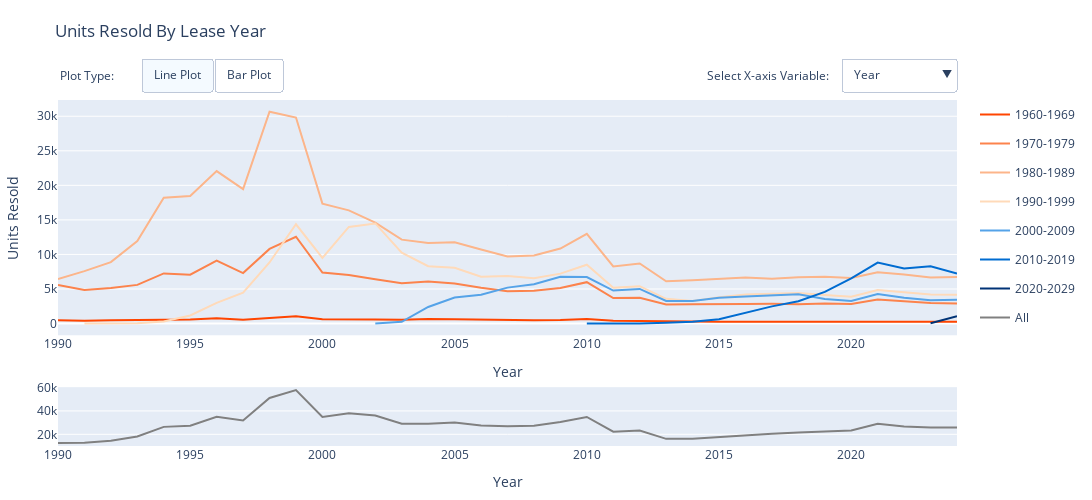

Notebook cell for this chart:
### Code cell
catplots(df_p, x_vars, 'lease_year_binned', 'Units Resold By Lease Year', 'count')

### Figure 1 — Plotly figure (JSON) as saved in the notebook; plotly's stock layout.template omitted (floating-point values rounded to 4 significant figures)
{"data": [{"legendgroup": "1960-1969", "line": {"color": "#ff4500"}, "mode": "lines", "name": "1960-1969", "showlegend": true, "type": "scatter", "visible": true, "x": [1990, 1991, 1992, 1993, 1994, 1995, 1996, 1997, 1998, 1999, 2000, 2001, 2002, 2003, 2004, 2005, 2006, 2007, 2008, 2009, 2010, 2011, 2012, 2013, 2014, 2015, 2016, 2017, 2018, 2019, 2020, 2021, 2022, 2023, 2024], "xaxis": "x", "y": [480, 415, 475, 533, 617, 581, 766, 547, 814, 1050, 633, 656, 598, 539, 667, 634, 565, 499, 470, 494, 642, 408, 364, 275, 268, 266, 264, 266, 219, 260, 261, 300, 280, 246, 251], "yaxis": "y"}, {"legendgroup": "1970-1979", "line": {"color": "#fc834c"}, "mode": "lines", "name": "1970-1979", "showlegend": true, "type": "scatter", "visible": true, "x": [1990, 1991, 1992, 1993, 1994, 1995, 1996, 1997, 1998, 1999, 2000, 2001, 2002, 2003, 2004, 2005, 2006, 2007, 2008, 2009, 2010, 2011, 2012, 2013, 2014, 2015, 2016, 2017, 2018, 2019, 2020, 2021, 2022, 2023, 2024], "xaxis": "x", "y": [5575, 4860, 5132, 5591, 7250, 7071, 9099, 7304, 10794, 12556, 7373, 7038, 6399, 5816, 6083, 5802, 5188, 4688, 4732, 5134, 5985, 3676, 3729, 2755, 2779, 2852, 2838, 2851, 2792, 2903, 2811, 3463, 3183, 2976, 2882], "yaxis": "y"}, {"legendgroup": "1980-1989", "line": {"color": "#fcb58a"}, "mode": "lines", "name": "1980-1989", "showlegend": true, "type": "scatter", "visible": true, "x": [1990, 1991, 1992, 1993, 1994, 1995, 1996, 1997, 1998, 1999, 2000, 2001, 2002, 2003, 2004, 2005, 2006, 2007, 2008, 2009, 2010, 2011, 2012, 2013, 2014, 2015, 2016, 2017, 2018, 2019, 2020, 2021, 2022, 2023, 2024], "xaxis": "x", "y": [6450, 7578, 8884, 11938, 18191, 18460, 22062, 19455, 30648, 29816, 17355, 16381, 14611, 12139, 11662, 11762, 10725, 9703, 9834, 10853, 12985, 8253, 8687, 6110, 6266, 6506, 6677, 6479, 6693, 6774, 6593, 7408, 7095, 6660, 6721], "yaxis": "y"}, {"legendgroup": "1990-1999", "line": {"color": "#ffdab9"}, "mode": "lines", "name": "1990-1999", "showlegend": true, "type": "scatter", "visible": true, "x": [1991, 1992, 1993, 1994, 1995, 1996, 1997, 1998, 1999, 2000, 2001, 2002, 2003, 2004, 2005, 2006, 2007, 2008, 2009, 2010, 2011, 2012, 2013, 2014, 2015, 2016, 2017, 2018, 2019, 2020, 2021, 2022, 2023, 2024], "xaxis": "x", "y": [1, 11, 53, 297, 1165, 2989, 4453, 8839, 14360, 9501, 13980, 14485, 10264, 8304, 8079, 6775, 6894, 6554, 7220, 8508, 5163, 5399, 3573, 3259, 3809, 4188, 4321, 4404, 4131, 3880, 4838, 4478, 4194, 4147], "yaxis": "y"}, {"legendgroup": "2000-2009", "line": {"color": "#55a3e8"}, "mode": "lines", "name": "2000-2009", "showlegend": true, "type": "scatter", "visible": true, "x": [2002, 2003, 2004, 2005, 2006, 2007, 2008, 2009, 2010, 2011, 2012, 2013, 2014, 2015, 2016, 2017, 2018, 2019, 2020, 2021, 2022, 2023, 2024], "xaxis": "x", "y": [5, 245, 2394, 3756, 4174, 5198, 5672, 6781, 6733, 4772, 5010, 3255, 3252, 3718, 3905, 4111, 4230, 3542, 3248, 4265, 3725, 3366, 3436], "yaxis": "y"}, {"legendgroup": "2010-2019", "line": {"color": "#006cd1"}, "mode": "lines", "name": "2010-2019", "showlegend": true, "type": "scatter", "visible": true, "x": [2010, 2011, 2012, 2013, 2014, 2015, 2016, 2017, 2018, 2019, 2020, 2021, 2022, 2023, 2024], "xaxis": "x", "y": [1, 8, 9, 129, 272, 629, 1501, 2481, 3223, 4576, 6540, 8813, 7959, 8283, 7249], "yaxis": "y"}, {"legendgroup": "2020-2029", "line": {"color": "#003376"}, "mode": "lines", "name": "2020-2029", "showlegend": true, "type": "scatter", "visible": true, "x": [2023, 2024], "xaxis": "x", "y": [30, 1065], "yaxis": "y"}, {"legendgroup": "All", "line": {"color": "gray"}, "mode": "lines", "name": "All", "showlegend": true, "type": "scatter", "visible": true, "x": [1990, 1991, 1992, 1993, 1994, 1995, 1996, 1997, 1998, 1999, 2000, 2001, 2002, 2003, 2004, 2005, 2006, 2007, 2008, 2009, 2010, 2011, 2012, 2013, 2014, 2015, 2016, 2017, 2018, 2019, 2020, 2021, 2022, 2023, 2024], "xaxis": "x2", "y": [12505, 12854, 14502, 18115, 26355, 27277, 34916, 31759, 51095, 57782, 34862, 38055, 36098, 29003, 29110, 30033, 27427, 26982, 27262, 30482, 34854, 22280, 23198, 16097, 16096, 17780, 19373, 20509, 21561, 22186, 23333, 29087, 26720, 25755, 25751], "yaxis": "y2"}, {"legendgroup": "1960-1969", "marker": {"color": "#ff4500"}, "name": "1960-1969", "showlegend": true, "type": "bar", "visible": false, "x": [1990, 1991, 1992, 1993, 1994, 1995, 1996, 1997, 1998, 1999, 2000, 2001, 2002, 2003, 2004, 2005, 2006, 2007, 2008, 2009, 2010, 2011, 2012, 2013, 2014, 2015, 2016, 2017, 2018, 2019, 2020, 2021, 2022, 2023, 2024], "xaxis": "x", "y": [480, 415, 475, 533, 617, 581, 766, 547, 814, 1050, 633, 656, 598, 539, 667, 634, 565, 499, 470, 494, 642, 408, 364, 275, 268, 266, 264, 266, 219, 260, 261, 300, 280, 246, 251], "yaxis": "y"}, {"legendgroup": "1970-1979", "marker": {"color": "#fc834c"}, "name": "1970-1979", "showlegend": true, "type": "bar", "visible": false, "x": [1990, 1991, 1992, 1993, 1994, 1995, 1996, 1997, 1998, 1999, 2000, 2001, 2002, 2003, 2004, 2005, 2006, 2007, 2008, 2009, 2010, 2011, 2012, 2013, 2014, 2015, 2016, 2017, 2018, 2019, 2020, 2021, 2022, 2023, 2024], "xaxis": "x", "y": [5575, 4860, 5132, 5591, 7250, 7071, 9099, 7304, 10794, 12556, 7373, 7038, 6399, 5816, 6083, 5802, 5188, 4688, 4732, 5134, 5985, 3676, 3729, 2755, 2779, 2852, 2838, 2851, 2792, 2903, 2811, 3463, 3183, 2976, 2882], "yaxis": "y"}, {"legendgroup": "1980-1989", "marker": {"color": "#fcb58a"}, "name": "1980-1989", "showlegend": true, "type": "bar", "visible": false, "x": [1990, 1991, 1992, 1993, 1994, 1995, 1996, 1997, 1998, 1999, 2000, 2001, 2002, 2003, 2004, 2005, 2006, 2007, 2008, 2009, 2010, 2011, 2012, 2013, 2014, 2015, 2016, 2017, 2018, 2019, 2020, 2021, 2022, 2023, 2024], "xaxis": "x", "y": [6450, 7578, 8884, 11938, 18191, 18460, 22062, 19455, 30648, 29816, 17355, 16381, 14611, 12139, 11662, 11762, 10725, 9703, 9834, 10853, 12985, 8253, 8687, 6110, 6266, 6506, 6677, 6479, 6693, 6774, 6593, 7408, 7095, 6660, 6721], "yaxis": "y"}, {"legendgroup": "1990-1999", "marker": {"color": "#ffdab9"}, "name": "1990-1999", "showlegend": true, "type": "bar", "visible": false, "x": [1991, 1992, 1993, 1994, 1995, 1996, 1997, 1998, 1999, 2000, 2001, 2002, 2003, 2004, 2005, 2006, 2007, 2008, 2009, 2010, 2011, 2012, 2013, 2014, 2015, 2016, 2017, 2018, 2019, 2020, 2021, 2022, 2023, 2024], "xaxis": "x", "y": [1, 11, 53, 297, 1165, 2989, 4453, 8839, 14360, 9501, 13980, 14485, 10264, 8304, 8079, 6775, 6894, 6554, 7220, 8508, 5163, 5399, 3573, 3259, 3809, 4188, 4321, 4404, 4131, 3880, 4838, 4478, 4194, 4147], "yaxis": "y"}, {"legendgroup": "2000-2009", "marker": {"color": "#55a3e8"}, "name": "2000-2009", "showlegend": true, "type": "bar", "visible": false, "x": [2002, 2003, 2004, 2005, 2006, 2007, 2008, 2009, 2010, 2011, 2012, 2013, 2014, 2015, 2016, 2017, 2018, 2019, 2020, 2021, 2022, 2023, 2024], "xaxis": "x", "y": [5, 245, 2394, 3756, 4174, 5198, 5672, 6781, 6733, 4772, 5010, 3255, 3252, 3718, 3905, 4111, 4230, 3542, 3248, 4265, 3725, 3366, 3436], "yaxis": "y"}, {"legendgroup": "2010-2019", "marker": {"color": "#006cd1"}, "name": "2010-2019", "showlegend": true, "type": "bar", "visible": false, "x": [2010, 2011, 2012, 2013, 2014, 2015, 2016, 2017, 2018, 2019, 2020, 2021, 2022, 2023, 2024], "xaxis": "x", "y": [1, 8, 9, 129, 272, 629, 1501, 2481, 3223, 4576, 6540, 8813, 7959, 8283, 7249], "yaxis": "y"}, {"legendgroup": "2020-2029", "marker": {"color": "#003376"}, "name": "2020-2029", "showlegend": true, "type": "bar", "visible": false, "x": [2023, 2024], "xaxis": "x", "y": [30, 1065], "yaxis": "y"}, {"legendgroup": "All", "marker": {"color": "gray"}, "name": "All", "showlegend": true, "type": "bar", "visible": false, "x": [1990, 1991, 1992, 1993, 1994, 1995, 1996, 1997, 1998, 1999, 2000, 2001, 2002, 2003, 2004, 2005, 2006, 2007, 2008, 2009, 2010, 2011, 2012, 2013, 2014, 2015, 2016, 2017, 2018, 2019, 2020, 2021, 2022, 2023, 2024], "xaxis": "x2", "y": [12505, 12854, 14502, 18115, 26355, 27277, 34916, 31759, 51095, 57782, 34862, 38055, 36098, 29003, 29110, 30033, 27427, 26982, 27262, 30482, 34854, 22280, 23198, 16097, 16096, 17780, 19373, 20509, 21561, 22186, 23333, 29087, 26720, 25755, 25751], "yaxis": "y2"}, {"legendgroup": "1960-1969", "line": {"color": "#ff4500"}, "mode": "lines", "name": "1960-1969", "showlegend": true, "type": "scatter", "visible": false, "x": [1966, 1967, 1968, 1969], "xaxis": "x", "y": [34, 6253, 1885, 8431], "yaxis": "y"}, {"legendgroup": "1970-1979", "line": {"color": "#fc834c"}, "mode": "lines", "name": "1970-1979", "showlegend": true, "type": "scatter", "visible": false, "x": [1970, 1971, 1972, 1973, 1974, 1975, 1976, 1977, 1978, 1979], "xaxis": "x", "y": [11552, 7928, 5898, 8687, 14722, 17565, 21773, 20913, 41674, 31248], "yaxis": "y"}, {"legendgroup": "1980-1989", "line": {"color": "#fcb58a"}, "mode": "lines", "name": "1980-1989", "showlegend": true, "type": "scatter", "visible": false, "x": [1980, 1981, 1982, 1983, 1984, 1985, 1986, 1987, 1988, 1989], "xaxis": "x", "y": [32306, 21132, 13456, 23294, 64047, 88190, 38977, 43248, 51214, 32550], "yaxis": "y"}, {"legendgroup": "1990-1999", "line": {"color": "#ffdab9"}, "mode": "lines", "name": "1990-1999", "showlegend": true, "type": "scatter", "visible": false, "x": [1990, 1991, 1992, 1993, 1994, 1995, 1996, 1997, 1998, 1999], "xaxis": "x", "y": [9375, 1265, 20442, 28490, 6630, 19202, 28394, 31358, 26083, 21277], "yaxis": "y"}, {"legendgroup": "2000-2009", "line": {"color": "#55a3e8"}, "mode": "lines", "name": "2000-2009", "showlegend": true, "type": "scatter", "visible": false, "x": [2000, 2001, 2002, 2003, 2004, 2005, 2006, 2007, 2008, 2009], "xaxis": "x", "y": [18735, 19901, 12864, 16119, 8639, 4141, 3283, 1023, 2230, 1858], "yaxis": "y"}, {"legendgroup": "2010-2019", "line": {"color": "#006cd1"}, "mode": "lines", "name": "2010-2019", "showlegend": true, "type": "scatter", "visible": false, "x": [2010, 2011, 2012, 2013, 2014, 2015, 2016, 2017, 2018, 2019], "xaxis": "x", "y": [1419, 2779, 5205, 5807, 3991, 10753, 6725, 5794, 6363, 2837], "yaxis": "y"}, {"legendgroup": "2020-2029", "line": {"color": "#003376"}, "mode": "lines", "name": "2020-2029", "showlegend": true, "type": "scatter", "visible": false, "x": [2020, 2021], "xaxis": "x", "y": [1089, 6], "yaxis": "y"}, {"legendgroup": "All", "line": {"color": "gray"}, "mode": "lines", "name": "All", "showlegend": true, "type": "scatter", "visible": false, "x": [1966, 1967, 1968, 1969, 1970, 1971, 1972, 1973, 1974, 1975, 1976, 1977, 1978, 1979, 1980, 1981, 1982, 1983, 1984, 1985, 1986, 1987, 1988, 1989, 1990, 1991, 1992, 1993, 1994, 1995, 1996, 1997, 1998, 1999, 2000, 2001, 2002, 2003, 2004, 2005, 2006, 2007, 2008, 2009, 2010, 2011, 2012, 2013, 2014, 2015, 2016, 2017, 2018, 2019, 2020, 2021], "xaxis": "x2", "y": [34, 6253, 1885, 8431, 11552, 7928, 5898, 8687, 14722, 17565, 21773, 20913, 41674, 31248, 32306, 21132, 13456, 23294, 64047, 88190, 38977, 43248, 51214, 32550, 9375, 1265, 20442, 28490, 6630, 19202, 28394, 31358, 26083, 21277, 18735, 19901, 12864, 16119, 8639, 4141, 3283, 1023, 2230, 1858, 1419, 2779, 5205, 5807, 3991, 10753, 6725, 5794, 6363, 2837, 1089, 6], "yaxis": "y2"}, {"legendgroup": "1960-1969", "marker": {"color": "#ff4500"}, "name": "1960-1969", "showlegend": true, "type": "bar", "visible": false, "x": [1966, 1967, 1968, 1969], "xaxis": "x", "y": [34, 6253, 1885, 8431], "yaxis": "y"}, {"legendgroup": "1970-1979", "marker": {"color": "#fc834c"}, "name": "1970-1979", "showlegend": true, "type": "bar", "visible": false, "x": [1970, 1971, 1972, 1973, 1974, 1975, 1976, 1977, 1978, 1979], "xaxis": "x", "y": [11552, 7928, 5898, 8687, 14722, 17565, 21773, 20913, 41674, 31248], "yaxis": "y"}, {"legendgroup": "1980-1989", "marker": {"color": "#fcb58a"}, "name": "1980-1989", "showlegend": true, "type": "bar", "visible": false, "x": [1980, 1981, 1982, 1983, 1984, 1985, 1986, 1987, 1988, 1989], "xaxis": "x", "y": [32306, 21132, 13456, 23294, 64047, 88190, 38977, 43248, 51214, 32550], "yaxis": "y"}, {"legendgroup": "1990-1999", "marker": {"color": "#ffdab9"}, "name": "1990-1999", "showlegend": true, "type": "bar", "visible": false, "x": [1990, 1991, 1992, 1993, 1994, 1995, 1996, 1997, 1998, 1999], "xaxis": "x", "y": [9375, 1265, 20442, 28490, 6630, 19202, 28394, 31358, 26083, 21277], "yaxis": "y"}, {"legendgroup": "2000-2009", "marker": {"color": "#55a3e8"}, "name": "2000-2009", "showlegend": true, "type": "bar", "visible": false, "x": [2000, 2001, 2002, 2003, 2004, 2005, 2006, 2007, 2008, 2009], "xaxis": "x", "y": [18735, 19901, 12864, 16119, 8639, 4141, 3283, 1023, 2230, 1858], "yaxis": "y"}, {"legendgroup": "2010-2019", "marker": {"color": "#006cd1"}, "name": "2010-2019", "showlegend": true, "type": "bar", "visible": false, "x": [2010, 2011, 2012, 2013, 2014, 2015, 2016, 2017, 2018, 2019], "xaxis": "x", "y": [1419, 2779, 5205, 5807, 3991, 10753, 6725, 5794, 6363, 2837], "yaxis": "y"}, {"legendgroup": "2020-2029", "marker": {"color": "#003376"}, "name": "2020-2029", "showlegend": true, "type": "bar", "visible": false, "x": [2020, 2021], "xaxis": "x", "y": [1089, 6], "yaxis": "y"}, {"legendgroup": "All", "marker": {"color": "gray"}, "name": "All", "showlegend": true, "type": "bar", "visible": false, "x": [1966, 1967, 1968, 1969, 1970, 1971, 1972, 1973, 1974, 1975, 1976, 1977, 1978, 1979, 1980, 1981, 1982, 1983, 1984, 1985, 1986, 1987, 1988, 1989, 1990, 1991, 1992, 1993, 1994, 1995, 1996, 1997, 1998, 1999, 2000, 2001, 2002, 2003, 2004, 2005, 2006, 2007, 2008, 2009, 2010, 2011, 2012, 2013, 2014, 2015, 2016, 2017, 2018, 2019, 2020, 2021], "xaxis": "x2", "y": [34, 6253, 1885, 8431, 11552, 7928, 5898, 8687, 14722, 17565, 21773, 20913, 41674, 31248, 32306, 21132, 13456, 23294, 64047, 88190, 38977, 43248, 51214, 32550, 9375, 1265, 20442, 28490, 6630, 19202, 28394, 31358, 26083, 21277, 18735, 19901, 12864, 16119, 8639, 4141, 3283, 1023, 2230, 1858, 1419, 2779, 5205, 5807, 3991, 10753, 6725, 5794, 6363, 2837, 1089, 6], "yaxis": "y2"}, {"legendgroup": "1960-1969", "line": {"color": "#ff4500"}, "mode": "lines", "name": "1960-1969", "showlegend": true, "type": "scatter", "visible": false, "x": [21, 22, 23, 24, 25, 26, 27, 28, 29, 30, 31, 32, 33, 34, 35, 36, 37, 38, 39, 40, 41, 42, 43, 44, 45, 46, 47, 48, 49, 50, 51, 52, 53, 54, 55, 56, 57, 58], "xaxis": "x", "y": [276, 275, 456, 501, 573, 553, 734, 574, 761, 879, 665, 747, 635, 608, 586, 579, 607, 552, 523, 488, 547, 493, 500, 324, 281, 257, 280, 254, 233, 261, 246, 297, 289, 277, 245, 129, 116, 2], "yaxis": "y"}, {"legendgroup": "1970-1979", "line": {"color": "#fc834c"}, "mode": "lines", "name": "1970-1979", "showlegend": true, "type": "scatter", "visible": false, "x": [11, 12, 13, 14, 15, 16, 17, 18, 19, 20, 21, 22, 23, 24, 25, 26, 27, 28, 29, 30, 31, 32, 33, 34, 35, 36, 37, 38, 39, 40, 41, 42, 43, 44, 45, 46, 47, 48, 49, 50, 51, 52, 53, 54], "xaxis": "x", "y": [883, 2047, 2693, 3390, 4225, 5195, 5906, 6660, 7668, 9106, 8940, 8142, 7985, 7187, 6891, 6483, 6303, 6164, 5640, 5269, 5543, 5027, 4789, 4506, 3977, 3779, 3524, 3481, 3242, 3139, 3015, 3017, 3057, 3009, 2926, 2459, 1795, 1481, 1091, 831, 555, 452, 303, 185], "yaxis": "y"}, {"legendgroup": "1980-1989", "line": {"color": "#fcb58a"}, "mode": "lines", "name": "1980-1989", "showlegend": true, "type": "scatter", "visible": false, "x": [1, 2, 3, 4, 5, 6, 7, 8, 9, 10, 11, 12, 13, 14, 15, 16, 17, 18, 19, 20, 21, 22, 23, 24, 25, 26, 27, 28, 29, 30, 31, 32, 33, 34, 35, 36, 37, 38, 39, 40, 41, 42, 43, 44], "xaxis": "x", "y": [1, 26, 239, 1531, 7969, 10657, 11672, 13880, 16956, 20547, 20629, 19942, 21133, 21169, 18325, 16194, 14725, 14261, 13007, 12049, 11666, 11129, 10385, 10221, 9773, 8925, 8223, 7713, 7360, 7241, 6781, 6744, 6837, 6840, 6789, 6364, 5357, 4625, 3923, 2635, 1523, 1109, 836, 503], "yaxis": "y"}, {"legendgroup": "1990-1999", "line": {"color": "#ffdab9"}, "mode": "lines", "name": "1990-1999", "showlegend": true, "type": "scatter", "visible": false, "x": [0, 1, 2, 3, 4, 5, 6, 7, 8, 9, 10, 11, 12, 13, 14, 15, 16, 17, 18, 19, 20, 21, 22, 23, 24, 25, 26, 27, 28, 29, 30, 31, 32, 33, 34], "xaxis": "x", "y": [81, 138, 126, 4984, 26646, 22934, 13575, 9813, 8556, 8134, 7480, 7368, 7156, 6711, 5898, 5155, 4808, 5012, 4370, 4389, 4388, 4121, 4123, 4199, 4029, 4375, 3720, 2890, 2326, 1743, 1228, 1131, 550, 191, 168], "yaxis": "y"}, {"legendgroup": "2000-2009", "line": {"color": "#55a3e8"}, "mode": "lines", "name": "2000-2009", "showlegend": true, "type": "scatter", "visible": false, "x": [0, 1, 2, 3, 4, 5, 6, 7, 8, 9, 10, 11, 12, 13, 14, 15, 16, 17, 18, 19, 20, 21, 22, 23, 24], "xaxis": "x", "y": [18, 42, 251, 2325, 8690, 7618, 6419, 5917, 5576, 5300, 4658, 4101, 3775, 3622, 3779, 3745, 3764, 3550, 3406, 3070, 2836, 2579, 1781, 1360, 611], "yaxis": "y"}, {"legendgroup": "2010-2019", "line": {"color": "#006cd1"}, "mode": "lines", "name": "2010-2019", "showlegend": true, "type": "scatter", "visible": false, "x": [0, 1, 2, 3, 4, 5, 6, 7, 8, 9, 10, 11, 12, 13, 14], "xaxis": "x", "y": [1, 30, 130, 1597, 12636, 13269, 8247, 5255, 3483, 2860, 1830, 1284, 694, 272, 85], "yaxis": "y"}, {"legendgroup": "2020-2029", "line": {"color": "#003376"}, "mode": "lines", "name": "2020-2029", "showlegend": true, "type": "scatter", "visible": false, "x": [3, 4], "xaxis": "x", "y": [36, 1059], "yaxis": "y"}, {"legendgroup": "All", "line": {"color": "gray"}, "mode": "lines", "name": "All", "showlegend": true, "type": "scatter", "visible": false, "x": [0, 1, 2, 3, 4, 5, 6, 7, 8, 9, 10, 11, 12, 13, 14, 15, 16, 17, 18, 19, 20, 21, 22, 23, 24, 25, 26, 27, 28, 29, 30, 31, 32, 33, 34, 35, 36, 37, 38, 39, 40, 41, 42, 43, 44, 45, 46, 47, 48, 49, 50, 51, 52, 53, 54, 55, 56, 57, 58], "xaxis": "x2", "y": [100, 211, 533, 9181, 50562, 51790, 38898, 32657, 31495, 33250, 34515, 34265, 33614, 34431, 34321, 31450, 29961, 29193, 28697, 28134, 28379, 27582, 25450, 24385, 22549, 21612, 19681, 18150, 16777, 15504, 14617, 14120, 13068, 12452, 12122, 11352, 10722, 9488, 8658, 7688, 6262, 5085, 4619, 4393, 3836, 3207, 2716, 2075, 1735, 1324, 1092, 801, 749, 592, 462, 245, 129, 116, 2], "yaxis": "y2"}, {"legendgroup": "1960-1969", "marker": {"color": "#ff4500"}, "name": "1960-1969", "showlegend": true, "type": "bar", "visible": false, "x": [21, 22, 23, 24, 25, 26, 27, 28, 29, 30, 31, 32, 33, 34, 35, 36, 37, 38, 39, 40, 41, 42, 43, 44, 45, 46, 47, 48, 49, 50, 51, 52, 53, 54, 55, 56, 57, 58], "xaxis": "x", "y": [276, 275, 456, 501, 573, 553, 734, 574, 761, 879, 665, 747, 635, 608, 586, 579, 607, 552, 523, 488, 547, 493, 500, 324, 281, 257, 280, 254, 233, 261, 246, 297, 289, 277, 245, 129, 116, 2], "yaxis": "y"}, {"legendgroup": "1970-1979", "marker": {"color": "#fc834c"}, "name": "1970-1979", "showlegend": true, "type": "bar", "visible": false, "x": [11, 12, 13, 14, 15, 16, 17, 18, 19, 20, 21, 22, 23, 24, 25, 26, 27, 28, 29, 30, 31, 32, 33, 34, 35, 36, 37, 38, 39, 40, 41, 42, 43, 44, 45, 46, 47, 48, 49, 50, 51, 52, 53, 54], "xaxis": "x", "y": [883, 2047, 2693, 3390, 4225, 5195, 5906, 6660, 7668, 9106, 8940, 8142, 7985, 7187, 6891, 6483, 6303, 6164, 5640, 5269, 5543, 5027, 4789, 4506, 3977, 3779, 3524, 3481, 3242, 3139, 3015, 3017, 3057, 3009, 2926, 2459, 1795, 1481, 1091, 831, 555, 452, 303, 185], "yaxis": "y"}, {"legendgroup": "1980-1989", "marker": {"color": "#fcb58a"}, "name": "1980-1989", "showlegend": true, "type": "bar", "visible": false, "x": [1, 2, 3, 4, 5, 6, 7, 8, 9, 10, 11, 12, 13, 14, 15, 16, 17, 18, 19, 20, 21, 22, 23, 24, 25, 26, 27, 28, 29, 30, 31, 32, 33, 34, 35, 36, 37, 38, 39, 40, 41, 42, 43, 44], "xaxis": "x", "y": [1, 26, 239, 1531, 7969, 10657, 11672, 13880, 16956, 20547, 20629, 19942, 21133, 21169, 18325, 16194, 14725, 14261, 13007, 12049, 11666, 11129, 10385, 10221, 9773, 8925, 8223, 7713, 7360, 7241, 6781, 6744, 6837, 6840, 6789, 6364, 5357, 4625, 3923, 2635, 1523, 1109, 836, 503], "yaxis": "y"}, {"legendgroup": "1990-1999", "marker": {"color": "#ffdab9"}, "name": "1990-1999", "showlegend": true, "type": "bar", "visible": false, "x": [0, 1, 2, 3, 4, 5, 6, 7, 8, 9, 10, 11, 12, 13, 14, 15, 16, 17, 18, 19, 20, 21, 22, 23, 24, 25, 26, 27, 28, 29, 30, 31, 32, 33, 34], "xaxis": "x", "y": [81, 138, 126, 4984, 26646, 22934, 13575, 9813, 8556, 8134, 7480, 7368, 7156, 6711, 5898, 5155, 4808, 5012, 4370, 4389, 4388, 4121, 4123, 4199, 4029, 4375, 3720, 2890, 2326, 1743, 1228, 1131, 550, 191, 168], "yaxis": "y"}, {"legendgroup": "2000-2009", "marker": {"color": "#55a3e8"}, "name": "2000-2009", "showlegend": true, "type": "bar", "visible": false, "x": [0, 1, 2, 3, 4, 5, 6, 7, 8, 9, 10, 11, 12, 13, 14, 15, 16, 17, 18, 19, 20, 21, 22, 23, 24], "xaxis": "x", "y": [18, 42, 251, 2325, 8690, 7618, 6419, 5917, 5576, 5300, 4658, 4101, 3775, 3622, 3779, 3745, 3764, 3550, 3406, 3070, 2836, 2579, 1781, 1360, 611], "yaxis": "y"}, {"legendgroup": "2010-2019", "marker": {"color": "#006cd1"}, "name": "2010-2019", "showlegend": true, "type": "bar", "visible": false, "x": [0, 1, 2, 3, 4, 5, 6, 7, 8, 9, 10, 11, 12, 13, 14], "xaxis": "x", "y": [1, 30, 130, 1597, 12636, 13269, 8247, 5255, 3483, 2860, 1830, 1284, 694, 272, 85], "yaxis": "y"}, {"legendgroup": "2020-2029", "marker": {"color": "#003376"}, "name": "2020-2029", "showlegend": true, "type": "bar", "visible": false, "x": [3, 4], "xaxis": "x", "y": [36, 1059], "yaxis": "y"}, {"legendgroup": "All", "marker": {"color": "gray"}, "name": "All", "showlegend": true, "type": "bar", "visible": false, "x": [0, 1, 2, 3, 4, 5, 6, 7, 8, 9, 10, 11, 12, 13, 14, 15, 16, 17, 18, 19, 20, 21, 22, 23, 24, 25, 26, 27, 28, 29, 30, 31, 32, 33, 34, 35, 36, 37, 38, 39, 40, 41, 42, 43, 44, 45, 46, 47, 48, 49, 50, 51, 52, 53, 54, 55, 56, 57, 58], "xaxis": "x2", "y": [100, 211, 533, 9181, 50562, 51790, 38898, 32657, 31495, 33250, 34515, 34265, 33614, 34431, 34321, 31450, 29961, 29193, 28697, 28134, 28379, 27582, 25450, 24385, 22549, 21612, 19681, 18150, 16777, 15504, 14617, 14120, 13068, 12452, 12122, 11352, 10722, 9488, 8658, 7688, 6262, 5085, 4619, 4393, 3836, 3207, 2716, 2075, 1735, 1324, 1092, 801, 749, 592, 462, 245, 129, 116, 2], "yaxis": "y2"}, {"legendgroup": "1960-1969", "line": {"color": "#ff4500"}, "mode": "lines", "name": "1960-1969", "showlegend": true, "type": "scatter", "visible": false, "x": [1, 2, 3, 4, 5, 6, 7, 8, 9, 10, 11, 12], "xaxis": "x", "y": [1484, 1238, 1384, 1297, 1368, 1359, 1464, 1475, 1319, 1469, 1424, 1322], "yaxis": "y"}, {"legendgroup": "1970-1979", "line": {"color": "#fc834c"}, "mode": "lines", "name": "1970-1979", "showlegend": true, "type": "scatter", "visible": false, "x": [1, 2, 3, 4, 5, 6, 7, 8, 9, 10, 11, 12], "xaxis": "x", "y": [15237, 13051, 15697, 15015, 14709, 15375, 16296, 15896, 14989, 15900, 15386, 14409], "yaxis": "y"}, {"legendgroup": "1980-1989", "line": {"color": "#fcb58a"}, "mode": "lines", "name": "1980-1989", "showlegend": true, "type": "scatter", "visible": false, "x": [1, 2, 3, 4, 5, 6, 7, 8, 9, 10, 11, 12], "xaxis": "x", "y": [33737, 29710, 35333, 33142, 33450, 34429, 36322, 34965, 33777, 36024, 34748, 32777], "yaxis": "y"}, {"legendgroup": "1990-1999", "line": {"color": "#ffdab9"}, "mode": "lines", "name": "1990-1999", "showlegend": true, "type": "scatter", "visible": false, "x": [1, 2, 3, 4, 5, 6, 7, 8, 9, 10, 11, 12], "xaxis": "x", "y": [15094, 13365, 16397, 15943, 15905, 16412, 17435, 17010, 16705, 17438, 16218, 14594], "yaxis": "y"}, {"legendgroup": "2000-2009", "line": {"color": "#55a3e8"}, "mode": "lines", "name": "2000-2009", "showlegend": true, "type": "scatter", "visible": false, "x": [1, 2, 3, 4, 5, 6, 7, 8, 9, 10, 11, 12], "xaxis": "x", "y": [6581, 5847, 7409, 7313, 7421, 7678, 8459, 7996, 8040, 8104, 7442, 6503], "yaxis": "y"}, {"legendgroup": "2010-2019", "line": {"color": "#006cd1"}, "mode": "lines", "name": "2010-2019", "showlegend": true, "type": "scatter", "visible": false, "x": [1, 2, 3, 4, 5, 6, 7, 8, 9, 10, 11, 12], "xaxis": "x", "y": [4171, 3389, 4284, 3946, 3943, 4263, 4970, 4870, 4643, 4700, 4546, 3948], "yaxis": "y"}, {"legendgroup": "2020-2029", "line": {"color": "#003376"}, "mode": "lines", "name": "2020-2029", "showlegend": true, "type": "scatter", "visible": false, "x": [1, 2, 3, 4, 5, 6, 7, 8, 9, 10, 11, 12], "xaxis": "x", "y": [42, 65, 77, 104, 106, 113, 138, 113, 104, 104, 109, 20], "yaxis": "y"}, {"legendgroup": "All", "line": {"color": "gray"}, "mode": "lines", "name": "All", "showlegend": true, "type": "scatter", "visible": false, "x": [1, 2, 3, 4, 5, 6, 7, 8, 9, 10, 11, 12], "xaxis": "x2", "y": [76346, 66665, 80581, 76760, 76902, 79629, 85084, 82325, 79577, 83739, 79873, 73573], "yaxis": "y2"}, {"legendgroup": "1960-1969", "marker": {"color": "#ff4500"}, "name": "1960-1969", "showlegend": true, "type": "bar", "visible": false, "x": [1, 2, 3, 4, 5, 6, 7, 8, 9, 10, 11, 12], "xaxis": "x", "y": [1484, 1238, 1384, 1297, 1368, 1359, 1464, 1475, 1319, 1469, 1424, 1322], "yaxis": "y"}, {"legendgroup": "1970-1979", "marker": {"color": "#fc834c"}, "name": "1970-1979", "showlegend": true, "type": "bar", "visible": false, "x": [1, 2, 3, 4, 5, 6, 7, 8, 9, 10, 11, 12], "xaxis": "x", "y": [15237, 13051, 15697, 15015, 14709, 15375, 16296, 15896, 14989, 15900, 15386, 14409], "yaxis": "y"}, {"legendgroup": "1980-1989", "marker": {"color": "#fcb58a"}, "name": "1980-1989", "showlegend": true, "type": "bar", "visible": false, "x": [1, 2, 3, 4, 5, 6, 7, 8, 9, 10, 11, 12], "xaxis": "x", "y": [33737, 29710, 35333, 33142, 33450, 34429, 36322, 34965, 33777, 36024, 34748, 32777], "yaxis": "y"}, {"legendgroup": "1990-1999", "marker": {"color": "#ffdab9"}, "name": "1990-1999", "showlegend": true, "type": "bar", "visible": false, "x": [1, 2, 3, 4, 5, 6, 7, 8, 9, 10, 11, 12], "xaxis": "x", "y": [15094, 13365, 16397, 15943, 15905, 16412, 17435, 17010, 16705, 17438, 16218, 14594], "yaxis": "y"}, {"legendgroup": "2000-2009", "marker": {"color": "#55a3e8"}, "name": "2000-2009", "showlegend": true, "type": "bar", "visible": false, "x": [1, 2, 3, 4, 5, 6, 7, 8, 9, 10, 11, 12], "xaxis": "x", "y": [6581, 5847, 7409, 7313, 7421, 7678, 8459, 7996, 8040, 8104, 7442, 6503], "yaxis": "y"}, {"legendgroup": "2010-2019", "marker": {"color": "#006cd1"}, "name": "2010-2019", "showlegend": true, "type": "bar", "visible": false, "x": [1, 2, 3, 4, 5, 6, 7, 8, 9, 10, 11, 12], "xaxis": "x", "y": [4171, 3389, 4284, 3946, 3943, 4263, 4970, 4870, 4643, 4700, 4546, 3948], "yaxis": "y"}, {"legendgroup": "2020-2029", "marker": {"color": "#003376"}, "name": "2020-2029", "showlegend": true, "type": "bar", "visible": false, "x": [1, 2, 3, 4, 5, 6, 7, 8, 9, 10, 11, 12], "xaxis": "x", "y": [42, 65, 77, 104, 106, 113, 138, 113, 104, 104, 109, 20], "yaxis": "y"}, {"legendgroup": "All", "marker": {"color": "gray"}, "name": "All", "showlegend": true, "type": "bar", "visible": false, "x": [1, 2, 3, 4, 5, 6, 7, 8, 9, 10, 11, 12], "xaxis": "x2", "y": [76346, 66665, 80581, 76760, 76902, 79629, 85084, 82325, 79577, 83739, 79873, 73573], "yaxis": "y2"}], "layout": {"annotations": [{"showarrow": false, "text": "Select X-axis Variable:", "x": 0.86, "xref": "paper", "y": 1.1, "yref": "paper"}, {"showarrow": false, "text": "Plot Type:", "x": 0, "xref": "paper", "y": 1.1, "yref": "paper"}], "autosize": false, "bargap": 0.15, "height": 500, "margin": {"b": 20, "l": 20, "r": 20, "t": 100}, "title": {"text": "Units Resold By Lease Year", "y": 0.95}, "updatemenus": [{"buttons": [{"args": [{"visible": [true, true, true, true, true, true, true, true, false, false, false, false, false, false, false, false, false, false, false, false, false, false, false, false, false, false, false, false, false, false, false, false, false, false, false, false, false, false, false, false, false, false, false, false, false, false, false, false, false, false, false, false, false, false, false, false, false, false, false, false, false, false, false, false]}, {"xaxis.title": "Year", "xaxis2.title": "Year"}], "label": "Year", "method": "update"}, {"args": [{"visible": [false, false, false, false, false, false, false, false, false, false, false, false, false, false, false, false, true, true, true, true, true, true, true, true, false, false, false, false, false, false, false, false, false, false, false, false, false, false, false, false, false, false, false, false, false, false, false, false, false, false, false, false, false, false, false, false, false, false, false, false, false, false, false, false]}, {"xaxis.title": "Lease Year", "xaxis2.title": "Lease Year"}], "label": "Lease Year", "method": "update"}, {"args": [{"visible": [false, false, false, false, false, false, false, false, false, false, false, false, false, false, false, false, false, false, false, false, false, false, false, false, false, false, false, false, false, false, false, false, true, true, true, true, true, true, true, true, false, false, false, false, false, false, false, false, false, false, false, false, false, false, false, false, false, false, false, false, false, false, false, false]}, {"xaxis.title": "Years Leased", "xaxis2.title": "Years Leased"}], "label": "Years Leased", "method": "update"}, {"args": [{"visible": [false, false, false, false, false, false, false, false, false, false, false, false, false, false, false, false, false, false, false, false, false, false, false, false, false, false, false, false, false, false, false, false, false, false, false, false, false, false, false, false, false, false, false, false, false, false, false, false, true, true, true, true, true, true, true, true, false, false, false, false, false, false, false, false]}, {"xaxis.title": "Month", "xaxis2.title": "Month"}], "label": "Month", "method": "update"}], "direction": "down", "pad": {"r": 10, "t": 10}, "showactive": true, "x": 1.01, "xanchor": "right", "y": 1.15, "yanchor": "top"}, {"buttons": [{"args": [{"visible": [true, true, true, true, true, true, true, true, false, false, false, false, false, false, false, false, false, false, false, false, false, false, false, false, false, false, false, false, false, false, false, false, false, false, false, false, false, false, false, false, false, false, false, false, false, false, false, false, false, false, false, false, false, false, false, false, false, false, false, false, false, false, false, false]}, {"barmode": "group"}], "label": "Line Plot", "method": "update"}, {"args": [{"visible": [false, false, false, false, false, false, false, false, true, true, true, true, true, true, true, true, false, false, false, false, false, false, false, false, false, false, false, false, false, false, false, false, false, false, false, false, false, false, false, false, false, false, false, false, false, false, false, false, false, false, false, false, false, false, false, false, false, false, false, false, false, false, false, false]}, {"barmode": "stack"}], "label": "Bar Plot", "method": "update"}], "direction": "right", "pad": {"r": 10, "t": 10}, "showactive": true, "type": "buttons", "x": 0.26, "xanchor": "right", "y": 1.15, "yanchor": "top"}], "width": 1100, "xaxis": {"anchor": "y", "domain": [0, 1], "title": {"text": "Year"}}, "xaxis2": {"anchor": "y2", "domain": [0, 1], "title": {"text": "Year"}}, "yaxis": {"anchor": "x", "domain": [0.32, 1], "title": {"text": "Units Resold"}}, "yaxis2": {"anchor": "x2", "domain": [0, 0.17]}}}
